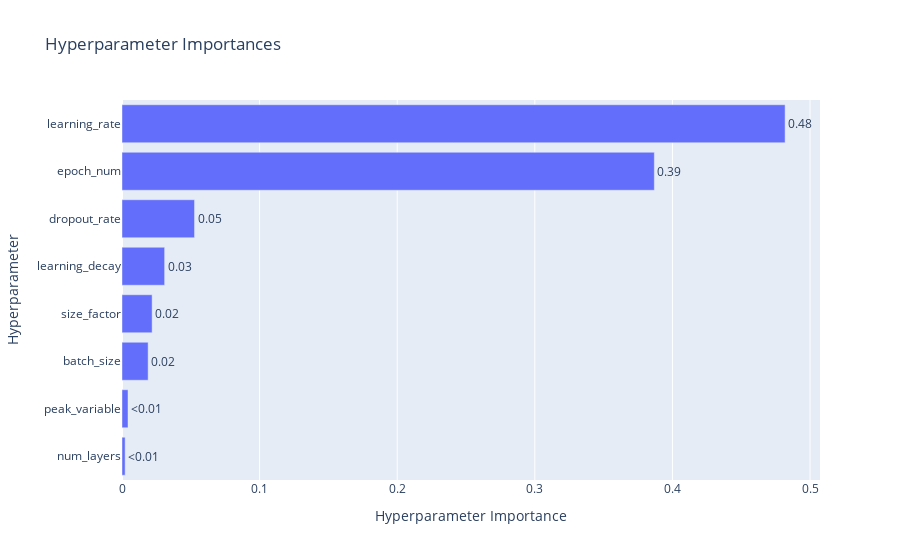

The notebook cell saved with this chart:
### Code cell
fig = optuna.visualization.plot_param_importances(study)
fig.show()

### Figure 1 — Plotly figure (JSON) as saved in the notebook; plotly's stock layout.template omitted (floating-point values rounded to 4 significant figures)
{"data": [{"cliponaxis": false, "hovertemplate": ["num_layers (IntDistribution): 0.0022775540652113335<extra></extra>", "peak_variable (CategoricalDistribution): 0.004373671984847108<extra></extra>", "batch_size (IntDistribution): 0.018987572874437378<extra></extra>", "size_factor (IntDistribution): 0.02189306836497831<extra></extra>", "learning_decay (FloatDistribution): 0.03099844955763497<extra></extra>", "dropout_rate (FloatDistribution): 0.052722635738949856<extra></extra>", "epoch_num (IntDistribution): 0.3868556525820076<extra></extra>", "learning_rate (FloatDistribution): 0.48189139483193344<extra></extra>"], "name": "Objective Value", "orientation": "h", "text": ["<0.01", "<0.01", "0.02", "0.02", "0.03", "0.05", "0.39", "0.48"], "textposition": "outside", "type": "bar", "x": [0.002278, 0.004374, 0.01899, 0.02189, 0.031, 0.05272, 0.3869, 0.4819], "y": ["num_layers", "peak_variable", "batch_size", "size_factor", "learning_decay", "dropout_rate", "epoch_num", "learning_rate"]}], "layout": {"title": {"text": "Hyperparameter Importances"}, "xaxis": {"title": {"text": "Hyperparameter Importance"}}, "yaxis": {"title": {"text": "Hyperparameter"}}}}
